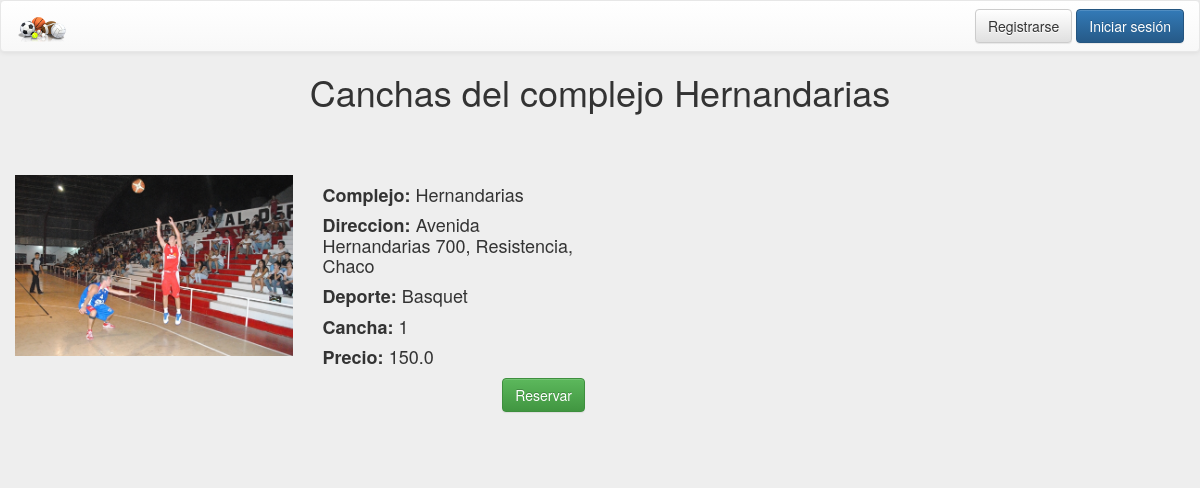
Screenshot of /complejo/2 with the database file from the repository.
### website/models.py (models this page shows, shortened)
class Complejo(models.Model):
	nombre = models.CharField(max_length=50)
	direccion = models.CharField(max_length=100)
	latitud = models.FloatField(null=True, blank=True)
	longitud = models.FloatField(null=True, blank=True)
	duenio = models.ForeignKey(User)

class Cancha(models.Model):
	hora_opciones=(
		('0','00.00 hs'), ('1','01.00 hs'), ('2','02.00 hs'),
		('3','03.00 hs'), ('4','04.00 hs'), ('5','05.00 hs'),
		('6','06.00 hs'), ('7','07.00 hs'), ('8','08.00 hs'),
		('9','09.00 hs'), ('10','10.00 hs'), ('11','11.00 hs'),
		('12','12.00 hs'), ('13','13.00 hs'), ('14','14.00 hs'),
		('15','15.00 hs'), ('16','16.00 hs'), ('17','17.00 hs'),
		('18','18.00 hs'), ('19','19.00 hs'), ('20','20.00 hs'),
		('21','21.00 hs'), ('22','22.00 hs'), ('23','23.00 hs'),
	)
	hora_comienzo_atencion = models.CharField(max_length=4,choices=hora_opciones)
	hora_fin_atencion = models.CharField(max_length=4,choices=hora_opciones)
	precio_por_turno = models.FloatField()
	imagen =  models.ImageField(upload_to='canchas', verbose_name='Imágen')
	deporte = models.ForeignKey(Deporte)
	complejo = models.ForeignKey(Complejo)
	numero_cancha = models.IntegerField(blank=True, null=True)

class Deporte(models.Model):
	nombre = models.CharField(max_length=50)

### website/views.py (the view)
# urls.py: url(r'^complejo/(?P<id_complejo>\d+)$', 'website.views.detalle_complejo'),
def detalle_complejo(request, id_complejo):
	complejo = get_object_or_404(Complejo, pk=id_complejo)
	results = Cancha.objects.filter(complejo=complejo)
	return render_to_response('detalle_complejo.html',
		{'results': results,
		'complejo': complejo,
		'user': request.user,
		},
		context_instance=RequestContext(request))

### website/templates/detalle_complejo.html
{% extends "list.html" %}
{% block search%}
<h1 align="center">Canchas del complejo {{complejo.nombre}}</h1>
{% endblock search%}
{% block buttons_cancha %}
<a class="btn btn-success reservar" href="/cancha/?id={{result.pk}}">Reservar</a>
{% endblock buttons_cancha %}

### website/templates/list.html (shortened to what this page needs)
{% extends "base.html" %}
{% block head %}
<link rel="stylesheet" href="{{ STATIC_URL }}css/list.css">
{% endblock head%}
{% block body %}
{% block search %}{% endblock search %}
<div class="jumbotron center">
	<div class="container">
		{% if results%}
		<div class="row">
		{% for result in results %}
			<div class="col-md-6 itemList">
				<div class="col-md-6 element" >
					<img src="{{ result.imagen.url }}">
				</div>
				<div class="col-md-6">
					<h4><strong>Complejo: </strong> {{result.complejo.nombre}}</h4>
					<h4><strong>Direccion: </strong> {{result.complejo.direccion}}</h4>
					<h4><strong>Deporte: </strong> {{result.deporte.nombre}}</h4>
					<h4><strong>Cancha: </strong> {{result.numero_cancha}}</h4>
					<h4><strong> Precio: </strong>{{result.precio_por_turno}}</h4>
					{% block buttons_cancha %}
					{% endblock buttons_cancha %}
				</div>
			</div>
                        {% endfor %}
        </div>
		{% else %}
			<h1 style="text-align: center;">{% block empty %}Lo sentimos, no hay nada aquí{% endblock empty %}</h1>
		{%endif%}
	</div>
</div>
{% endblock body %}

### website/static/css/list.css (style rules this page uses)
.itemList { margin-top: 5px; padding: 0px; }
.itemList img { width: 100%; height: auto; }
.itemList .element { padding-left: 0px; }
.itemList .reservar { float: right; }

### website/templates/base.html (style rules this page uses)
.jumbotron { margin-bottom: 0; }
body { background-color: #eee }

### rows the page displays
Complejo: nombre "Hernandarias"
Cancha: imagen (picture), complejo.nombre "Hernandarias", complejo.direccion "Avenida Hernandarias 700, Resistencia, Chaco", deporte.nombre "Basquet", numero_cancha "1", precio_por_turno "150.0"
